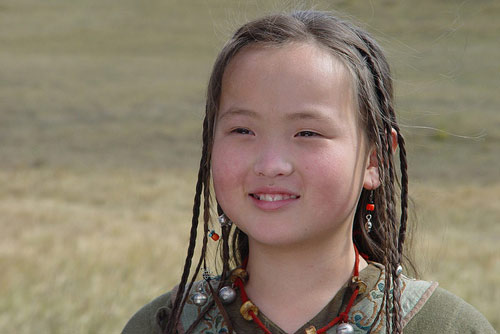
#> input picture face_recognize_server/some_image.jpg, 500 x 334 px
$ python -i utils.py   (imports and definitions only)   (older library calls are emulated)
#> lines starting #> are read from the running program, lines starting #| are printed output that depends on the picture; after the words box and inside, x2 and y2 are one past the last pixel; in counts of white or black regions, pixels touching at a corner belong together
#> further down, picture is the input picture: shape (334, 500, 3); mean B, G, R 107.1, 126.2, 139.2
import math
import numpy
import cv2
from matplotlib import pyplot as plt
from collections import OrderedDict
from recognizer import const

FACIAL_LANDMARKS_IDXS = OrderedDict([
	("mouth", (48, 68)),
	("right_eyebrow", (17, 22)),
	("left_eyebrow", (22, 27)),
	("right_eye", (36, 42)),
	("left_eye", (42, 48)),
	("nose", (27, 36)),
	("jaw", (0, 17)),
    ("right_eyebrow_bottom", (76, 79)),
    ("left_eyebrow_bottom", (79, 82)),
    ("nose_contour", (68, 76)),
    ("forehead", (82, 90)) #тут косяк по идее, должно до 89 быть. Надо перепроверить!
])

PROFILE_LANDMARKS_IDXS = OrderedDict([
    ("profile", (0, 28))
])

# Возвращает -1 если точка р лежит слева от р1р2 прямой и 1 если справа
# [56 lines left out: functions pointRelativelyStraight, getPerpendAndLen, getExtremePoints, not called in this run]


#расстояние между двумя точками
def getVectorLen(p1, p2):
    return math.sqrt((p2[0] - p1[0]) ** 2 + (p2[1] - p1[1]) ** 2)


#находит угол между отрезками (p, p1) и (p, p2). То есть оба отрезка начинаются с точки p
# [20 lines left out: functions getAngle, getSnippetAngle, not called in this run]


def getMiddleCoords(p1, p2):
    return (p1[0] + p2[0])/2, (p1[1] + p2[1])/2

def getXDiff(p1, p2):
    # расстояние по Х между точками р1 и р2
    return abs(p1[0]-p2[0])


def getYDiff(p1, p2):
    # расстояние по Y между точками р1 и р2
    return abs(p1[1] - p2[1])

#im - картинка, points - точки 68-модели https://www.learnopencv.com/head-pose-estimation-using-opencv-and-dlib/
# [89 lines left out: functions getFaceOrientation, correctImage, not called in this run]

def equalizeHistColored(input_img):
    input_img2 = cv2.cvtColor(input_img, cv2.COLOR_BGR2YUV)
    input_img2[:, :, 0] = cv2.equalizeHist(input_img2[:,:,0])
    return cv2.cvtColor(input_img2, cv2.COLOR_YUV2BGR)

def equalizeHistGrayed(input_img):
    return cv2.equalizeHist(input_img)

def sharpenImage(input_img): #добавить резкости
    kernel = numpy.array([[-1, -1, -1], [-1, 9, -1], [-1, -1, -1]])
    return cv2.filter2D(input_img, -1, kernel)

def build_Gabor_filters():
    filters = []
    ksize = 31
    for theta in numpy.arange(0, numpy.pi, numpy.pi / 16):
        kern = cv2.getGaborKernel((ksize, ksize), 4.0, theta, 10.0, 0.5, 0, ktype=cv2.CV_32F)
    kern /= 1.5 * kern.sum()
    filters.append(kern)
    return filters

def process_Gabor(img, filters):
    accum = numpy.zeros_like(img)
    for kern in filters:
        fimg = cv2.filter2D(img, cv2.CV_8UC3, kern)
        numpy.maximum(accum, fimg, accum)
    return accum

# [16 lines left out: functions findContourExtremePoints, createBlankImage, not called in this run]

def createBlankGrayscaleImage(width, height):
    return cv2.cvtColor(createBlankImage(width, height),  cv2.COLOR_BGR2GRAY)

#correctImage4 - отладочная шляпа для морщин
# [124 lines left out: functions correctImage4, getContourByParams, getNearestContour, not called in this run]


def correctImage3(input_img):
    a1 = 80
    a2 = 120
    ret, mask = cv2.threshold(input_img, 10, 255, cv2.THRESH_BINARY)
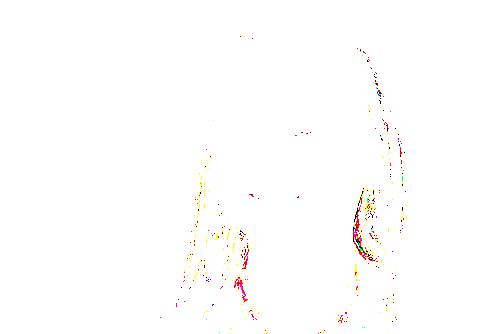
#> mask: shape (334, 500, 3); mean B, G, R 253.2, 253.8, 254.6
    canny_img = cv2.Canny(input_img, a1, a2)
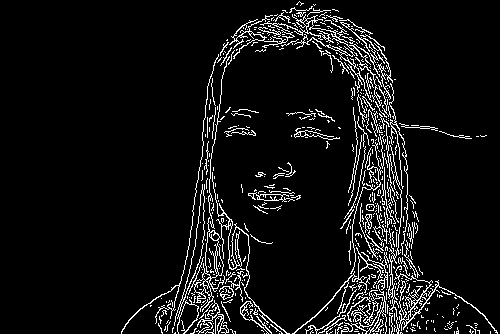
#> canny_img: shape (334, 500); 7.1% white in thin lines or dots, all inside (x1, y1, x2, y2) = (121, 1, 498, 334)
    cv2.imshow('canny_img', canny_img)

    input_img = sharpenImage(input_img)

    canny_img_sharpen = cv2.Canny(input_img, a1, a2)
#> canny_img_sharpen: shape (334, 500); 21.6% white in thin lines or dots
    cv2.imshow('canny_img_sharpen', canny_img_sharpen)
    cv2.imshow('img_sharpen', input_img)
    # cv2.imshow('bitwise_and', cv2.bitwise_or(canny_img, canny_img_sharpen))
    # return


    input_img = equalizeHistColored(input_img)
#> in equalizeHistColored, `input_img2 = cv2.cvtColor(input_img, cv2.COLOR_BGR2YUV)`: input_img2: shape (334, 500, 3); mean of channels 0, 1, 2 130.5, 118.2, 137.4
#> in equalizeHistColored, `input_img2[:, :, 0] = cv2.equalizeHist(input_img2[:,:,0])`: input_img2: shape (334, 500, 3); mean of channels 0, 1, 2 123, 118.2, 137.4
#> in equalizeHistColored, `return cv2.cvtColor(input_img2, cv2.COLOR_YUV2BGR)`:
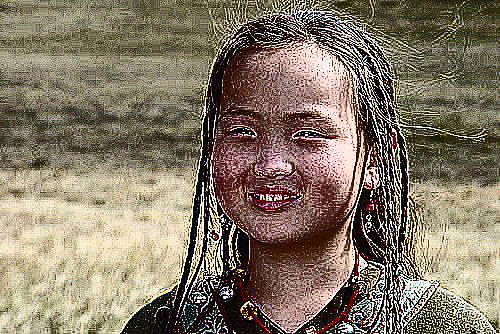
#> returned value: shape (334, 500, 3); mean B, G, R 103.8, 121.5, 133.6
    cv2.imshow('img_hist', input_img)

    filters = build_Gabor_filters()

    gabor_img = process_Gabor(input_img, filters)
#> the loop in process_Gabor, `for kern in filters:` made 1 pass
#> pass 1, in process_Gabor, `fimg = cv2.filter2D(img, cv2.CV_8UC3, kern)`:
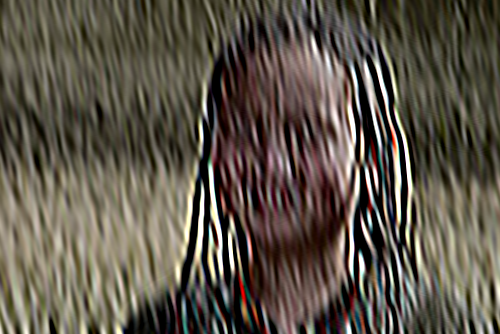
#> fimg: shape (334, 500, 3); mean B, G, R 73.6, 85.5, 93
    cv2.imshow('gabor_img', gabor_img)

    canny_img_hist = cv2.Canny(input_img, a1, a2)
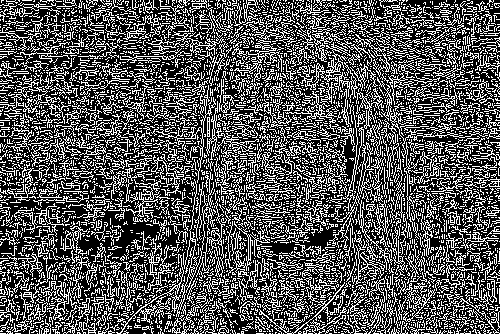
#> canny_img_hist: shape (334, 500); 33.5% white in thin lines or dots
    cv2.imshow('hist_canny_img', canny_img_hist)

    canny_gabor_img = cv2.Canny(gabor_img, a1, a2)
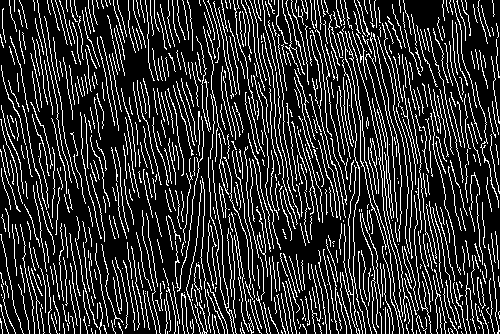
#> canny_gabor_img: shape (334, 500); 19.1% white in thin lines or dots
    cv2.imshow('canny_gabor_img', canny_gabor_img)
    b1 = cv2.bitwise_xor(canny_gabor_img, canny_img)
#> b1: shape (334, 500); 22.6% white in thin lines or dots
    b1 = cv2.bitwise_and(b1, canny_img)
#> b1: shape (334, 500); 5.3% white in thin lines or dots, all inside (x1, y1, x2, y2) = (121, 1, 497, 334)
    b2 = cv2.bitwise_and(canny_img_hist, canny_img_sharpen)
#> b2: shape (334, 500); 16.3% white in thin lines or dots
    cv2.imshow('bitwise_and', b1)
    # return


    input_img = cv2.cvtColor(input_img, cv2.COLOR_BGR2GRAY)
    ret, thresh = cv2.threshold(b1, 0, 255, cv2.THRESH_BINARY)
    _, contours, _ = cv2.findContours(thresh, cv2.RETR_TREE, cv2.CHAIN_APPROX_SIMPLE)
#> contours = 1730 contours, all with area under 20
    for cnt in contours:
        cv2.drawContours(input_img, [cnt], -1, (255, 255, 255), 1)
#> this loop made 1730 passes
#> cnt on passes 1 to 3: [[393, 333]], [[377, 333]], [[373, 333], [374, 333]]
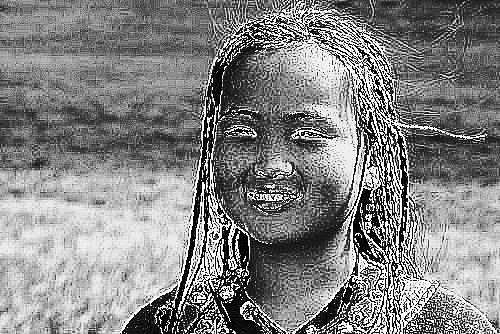
#> input_img: shape (334, 500); min 0, max 255, mean 131.6
    cv2.imshow('contours', input_img)

# [74 lines left out: functions correctImage2, shape_to_np_facet, shape_to_np_profile, not called in this run]

>>> import cv2
>>> picture = cv2.imread('../some_image.jpg')
>>> result = correctImage3(picture)
